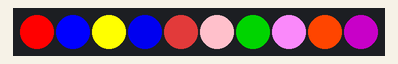
This sketch was run on a simulated Arduino Uno, built with avr-gcc and run on an emulated ATmega328P. Parts: 10 RGB LEDs in strip order, left to right.

Above: at 0.1 s.
At 0.6 s:
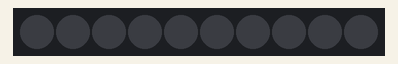

The sketch:

FitaLed_WS2812_Teste1.ino
```cpp
#include <FastLED.h>

// How many leds in your strip?
#define NUM_LEDS 10

// For led chips like WS2812, which have a data line, ground, and power, you just
// need to define DATA_PIN.  For led chipsets that are SPI based (four wires - data, clock,
// ground, and power), like the LPD8806 define both DATA_PIN and CLOCK_PIN
// Clock pin only needed for SPI based chipsets when not using hardware SPI
#define DATA_PIN 3
#define CLOCK_PIN 13

// Define the array of leds
CRGB leds[NUM_LEDS];

void setup() {
    // Uncomment/edit one of the following lines for your leds arrangement.
    // ## Clockless types ##
    // FastLED.addLeds<NEOPIXEL, DATA_PIN>(leds, NUM_LEDS);  // GRB ordering is assumed
    // FastLED.addLeds<SM16703, DATA_PIN, RGB>(leds, NUM_LEDS);
    // FastLED.addLeds<TM1829, DATA_PIN, RGB>(leds, NUM_LEDS);
    // FastLED.addLeds<TM1812, DATA_PIN, RGB>(leds, NUM_LEDS);
    // FastLED.addLeds<TM1809, DATA_PIN, RGB>(leds, NUM_LEDS);
    // FastLED.addLeds<TM1804, DATA_PIN, RGB>(leds, NUM_LEDS);
    // FastLED.addLeds<TM1803, DATA_PIN, RGB>(leds, NUM_LEDS);
    // FastLED.addLeds<UCS1903, DATA_PIN, RGB>(leds, NUM_LEDS);
    // FastLED.addLeds<UCS1903B, DATA_PIN, RGB>(leds, NUM_LEDS);
    // FastLED.addLeds<UCS1904, DATA_PIN, RGB>(leds, NUM_LEDS);
    // FastLED.addLeds<UCS2903, DATA_PIN, RGB>(leds, NUM_LEDS);
    FastLED.addLeds<WS2812, DATA_PIN, GRB>(leds, NUM_LEDS);  // GRB ordering is typical
    // FastLED.addLeds<WS2852, DATA_PIN, RGB>(leds, NUM_LEDS);  // GRB ordering is typical
    // FastLED.addLeds<WS2812B, DATA_PIN, RGB>(leds, NUM_LEDS);  // GRB ordering is typical
    // FastLED.addLeds<GS1903, DATA_PIN, RGB>(leds, NUM_LEDS);
    // FastLED.addLeds<SK6812, DATA_PIN, RGB>(leds, NUM_LEDS);  // GRB ordering is typical
    // FastLED.addLeds<SK6822, DATA_PIN, RGB>(leds, NUM_LEDS);
    // FastLED.addLeds<APA106, DATA_PIN, RGB>(leds, NUM_LEDS);
    // FastLED.addLeds<PL9823, DATA_PIN, RGB>(leds, NUM_LEDS);
    // FastLED.addLeds<SK6822, DATA_PIN, RGB>(leds, NUM_LEDS);
    // FastLED.addLeds<WS2811, DATA_PIN, RGB>(leds, NUM_LEDS);
    // FastLED.addLeds<WS2813, DATA_PIN, RGB>(leds, NUM_LEDS);
    // FastLED.addLeds<APA104, DATA_PIN, RGB>(leds, NUM_LEDS);
    // FastLED.addLeds<WS2811_400, DATA_PIN, RGB>(leds, NUM_LEDS);
    // FastLED.addLeds<GE8822, DATA_PIN, RGB>(leds, NUM_LEDS);
    // FastLED.addLeds<GW6205, DATA_PIN, RGB>(leds, NUM_LEDS);
    // FastLED.addLeds<GW6205_400, DATA_PIN, RGB>(leds, NUM_LEDS);
    // FastLED.addLeds<LPD1886, DATA_PIN, RGB>(leds, NUM_LEDS);
    // FastLED.addLeds<LPD1886_8BIT, DATA_PIN, RGB>(leds, NUM_LEDS);
    // ## Clocked (SPI) types ##
    // FastLED.addLeds<LPD6803, DATA_PIN, CLOCK_PIN, RGB>(leds, NUM_LEDS);  // GRB ordering is typical
    // FastLED.addLeds<LPD8806, DATA_PIN, CLOCK_PIN, RGB>(leds, NUM_LEDS);  // GRB ordering is typical
    // FastLED.addLeds<WS2801, DATA_PIN, CLOCK_PIN, RGB>(leds, NUM_LEDS);
    // FastLED.addLeds<WS2803, DATA_PIN, CLOCK_PIN, RGB>(leds, NUM_LEDS);
    // FastLED.addLeds<SM16716, DATA_PIN, CLOCK_PIN, RGB>(leds, NUM_LEDS);
    // FastLED.addLeds<P9813, DATA_PIN, CLOCK_PIN, RGB>(leds, NUM_LEDS);  // BGR ordering is typical
    // FastLED.addLeds<DOTSTAR, DATA_PIN, CLOCK_PIN, RGB>(leds, NUM_LEDS);  // BGR ordering is typical
    // FastLED.addLeds<APA102, DATA_PIN, CLOCK_PIN, RGB>(leds, NUM_LEDS);  // BGR ordering is typical
    // FastLED.addLeds<SK9822, DATA_PIN, CLOCK_PIN, RGB>(leds, NUM_LEDS);  // BGR ordering is typical
}

void loop() {
  // Turn the LED on, then pause
  leds[0] = CRGB::Red;
  leds[1] = CRGB::Blue;
  leds[2] = CRGB::Yellow;
  leds[3] = CRGB::MediumBlue;
  leds[4] = CRGB::Brown;
  leds[5] = CRGB::Pink;
  leds[6] = CRGB::Green;
  leds[7] = CRGB::Violet;
  leds[8] = CRGB::OrangeRed;
  leds[9] = CRGB(100,0,100); // ROXO
  FastLED.show();
  delay(500);
  // Now turn the LED off, then pause
  leds[0] = CRGB::Black;
  leds[1] = CRGB::Black;
  leds[2] = CRGB::Black;
  leds[3] = CRGB::Black;
  leds[4] = CRGB::Black;
  leds[5] = CRGB::Black;
  leds[6] = CRGB::Black;
  leds[7] = CRGB::Black;
  leds[8] = CRGB::Black;
  leds[9] = CRGB::Black;
  FastLED.show();
  delay(500);
}
```

Measured:
- what the display in image 1 shows lasts 0.5 s, from 0.5 s to 1.0 s
